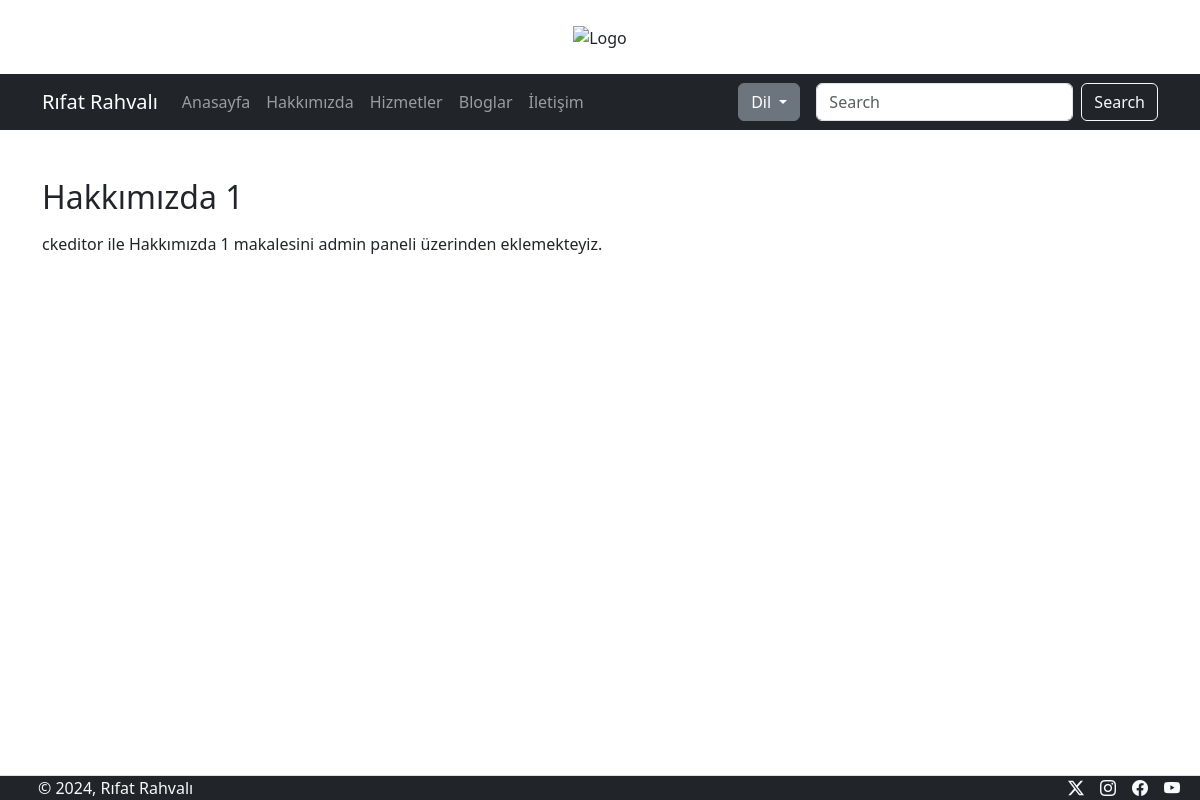
The app's page /abouts/, older data.
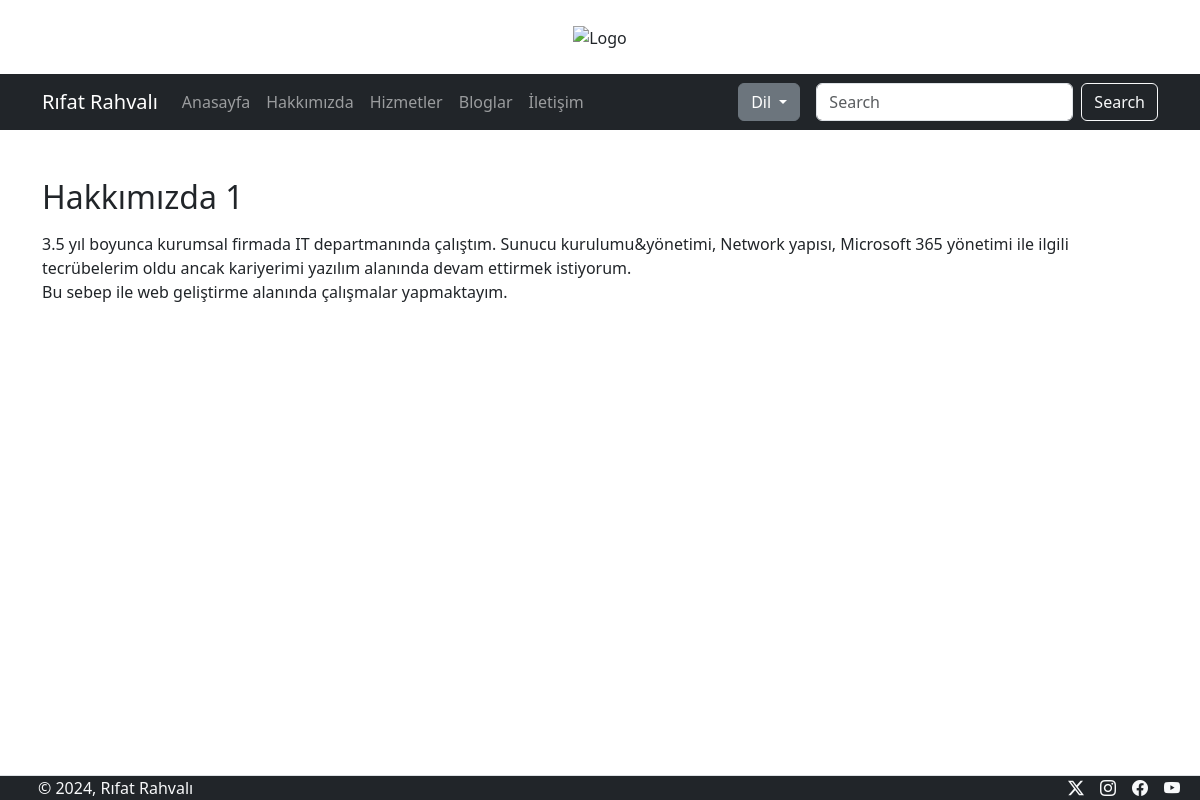
The same page, newer data.
### tcore/models.py (models this page shows)
class About(models.Model):
    title = models.CharField(max_length=150)
    content = RichTextField()

### tcore/views.py (the view)
# urls.py: path("abouts/",AboutView.as_view(),name="abouts"),
class AboutView(TemplateView):
    template_name="abouts.html"
    def get_context_data(self, **kwargs):
        context = super().get_context_data(**kwargs)
        context['Abouts'] = About.objects.first()
        return context

### tcore/context_processors.py (called while the page is built)
def SettingsList(request):
    context = Settings.objects.first()
    return {'setting' : context}

### tcore/templates/abouts.html (shortened to what this page needs)
{% extends "base.html" %}
{% load static %}
{% block content %}
    <div class="row mt-4 mb-4">
        <div class="col-md-12">
            <h2>{{Abouts.title}}</h2>
            <p>
                {{Abouts.content|safe}}
            </p>
        </div>
    </div>
{% endblock content %}

Row changes from the older to the newer data that the page shows:
changed About "Hakkımızda 1": content "ckeditor ile Hakkımızda 1 makalesini admin paneli üzerinden eklemekteyiz." → "3.5 yıl boyunca kurumsal firmada IT departmanında çalıştım. Sunucu kurulumu&yönetimi, Network yapısı, Microsoft 365 yönetimi ile ilgili tecrübelerim oldu ancak kariyerimi yazılım alanında devam ettirmek istiyorum. Bu sebep ile web geliştirme alanında çalışmalar yapmaktayım."
